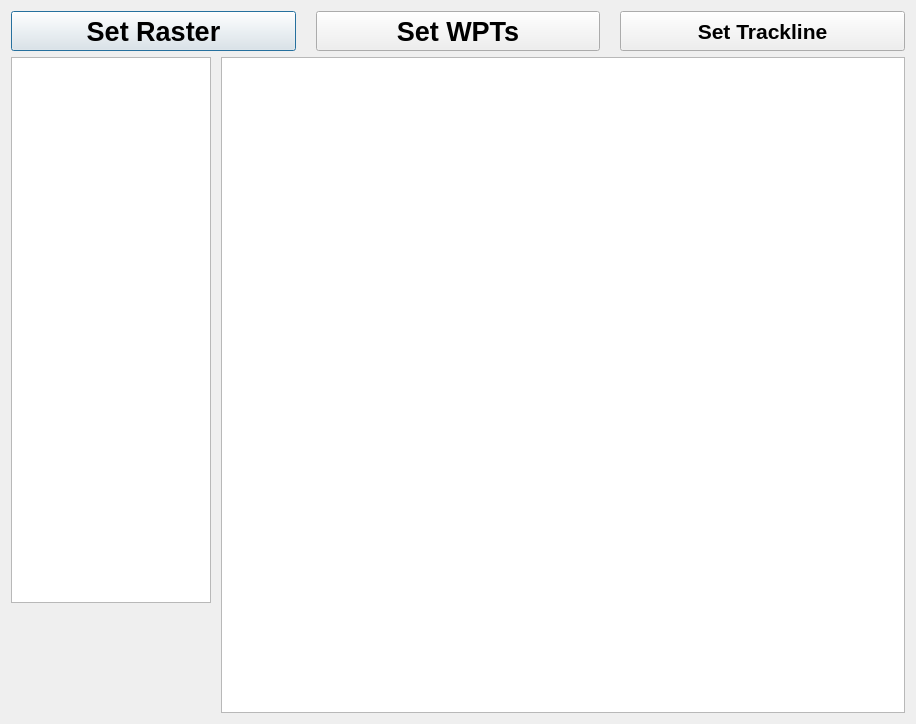
<?xml version="1.0" encoding="UTF-8"?>
<ui version="4.0">
 <class>RNC_Dialog</class>
 <widget class="QDialog" name="RNC_Dialog">
  <property name="geometry">
   <rect>
    <x>0</x>
    <y>0</y>
    <width>916</width>
    <height>724</height>
   </rect>
  </property>
  <property name="windowTitle">
   <string>Dialog</string>
  </property>
  <layout class="QGridLayout" name="gridLayout">
   <item row="0" column="0">
    <layout class="QVBoxLayout" name="verticalLayout_2">
     <item>
      <layout class="QHBoxLayout" name="horizontalLayout_2">
       <property name="spacing">
        <number>20</number>
       </property>
       <item>
        <widget class="QPushButton" name="setRaster_PB">
         <property name="minimumSize">
          <size>
           <width>0</width>
           <height>40</height>
          </size>
         </property>
         <property name="font">
          <font>
           <pointsize>20</pointsize>
           <weight>75</weight>
           <bold>true</bold>
          </font>
         </property>
         <property name="text">
          <string>Set Raster</string>
         </property>
        </widget>
       </item>
       <item>
        <widget class="QPushButton" name="setWPT_PB">
         <property name="minimumSize">
          <size>
           <width>0</width>
           <height>40</height>
          </size>
         </property>
         <property name="font">
          <font>
           <pointsize>20</pointsize>
           <weight>75</weight>
           <bold>true</bold>
          </font>
         </property>
         <property name="text">
          <string>Set WPTs</string>
         </property>
        </widget>
       </item>
       <item>
        <widget class="QPushButton" name="setTrackLine_PB">
         <property name="minimumSize">
          <size>
           <width>0</width>
           <height>40</height>
          </size>
         </property>
         <property name="font">
          <font>
           <pointsize>16</pointsize>
           <weight>75</weight>
           <bold>true</bold>
          </font>
         </property>
         <property name="text">
          <string>Set Trackline</string>
         </property>
        </widget>
       </item>
      </layout>
     </item>
     <item>
      <layout class="QHBoxLayout" name="horizontalLayout">
       <property name="spacing">
        <number>10</number>
       </property>
       <item>
        <layout class="QVBoxLayout" name="verticalLayout">
         <property name="spacing">
          <number>10</number>
         </property>
         <item>
          <widget class="QTreeView" name="treeView">
           <property name="minimumSize">
            <size>
             <width>200</width>
             <height>450</height>
            </size>
           </property>
           <property name="maximumSize">
            <size>
             <width>200</width>
             <height>16777215</height>
            </size>
           </property>
          </widget>
         </item>
         <item>
          <widget class="DetailsView" name="detailsView" native="true">
           <property name="minimumSize">
            <size>
             <width>0</width>
             <height>100</height>
            </size>
           </property>
          </widget>
         </item>
        </layout>
       </item>
       <item>
        <widget class="ProjectView" name="projectView">
         <property name="minimumSize">
          <size>
           <width>675</width>
           <height>500</height>
          </size>
         </property>
        </widget>
       </item>
      </layout>
     </item>
    </layout>
   </item>
  </layout>
 </widget>
 <customwidgets>
  <customwidget>
   <class>ProjectView</class>
   <extends>QGraphicsView</extends>
   <header>projectview.h</header>
  </customwidget>
  <customwidget>
   <class>DetailsView</class>
   <extends>QWidget</extends>
   <header>detailsview.h</header>
   <container>1</container>
  </customwidget>
 </customwidgets>
 <resources/>
 <connections/>
</ui>
